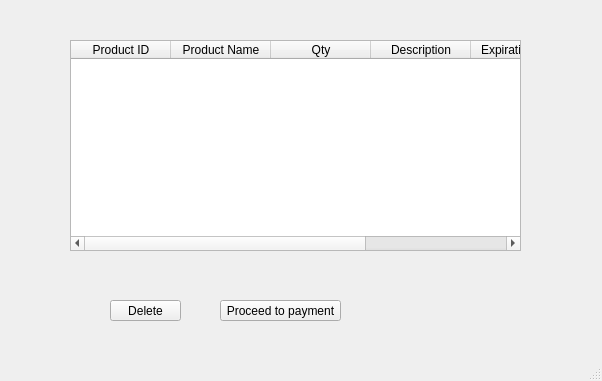
<?xml version="1.0" encoding="UTF-8"?>
<ui version="4.0">
 <class>MainWindow</class>
 <widget class="QMainWindow" name="MainWindow">
  <property name="geometry">
   <rect>
    <x>0</x>
    <y>0</y>
    <width>602</width>
    <height>381</height>
   </rect>
  </property>
  <property name="windowTitle">
   <string>MainWindow</string>
  </property>
  <widget class="QWidget" name="centralwidget">
   <widget class="QTableWidget" name="tableWidget">
    <property name="geometry">
     <rect>
      <x>70</x>
      <y>40</y>
      <width>451</width>
      <height>211</height>
     </rect>
    </property>
    <column>
     <property name="text">
      <string>Product ID</string>
     </property>
    </column>
    <column>
     <property name="text">
      <string>Product Name</string>
     </property>
    </column>
    <column>
     <property name="text">
      <string>Qty</string>
     </property>
    </column>
    <column>
     <property name="text">
      <string>Description</string>
     </property>
    </column>
    <column>
     <property name="text">
      <string>Expiration date</string>
     </property>
    </column>
    <column>
     <property name="text">
      <string>Price</string>
     </property>
    </column>
   </widget>
   <widget class="QPushButton" name="pushButton">
    <property name="geometry">
     <rect>
      <x>110</x>
      <y>300</y>
      <width>71</width>
      <height>21</height>
     </rect>
    </property>
    <property name="text">
     <string>Delete</string>
    </property>
   </widget>
   <widget class="QPushButton" name="pushButton_2">
    <property name="geometry">
     <rect>
      <x>220</x>
      <y>300</y>
      <width>121</width>
      <height>21</height>
     </rect>
    </property>
    <property name="text">
     <string>Proceed to payment</string>
    </property>
   </widget>
  </widget>
  <widget class="QMenuBar" name="menubar">
   <property name="geometry">
    <rect>
     <x>0</x>
     <y>0</y>
     <width>602</width>
     <height>18</height>
    </rect>
   </property>
  </widget>
  <widget class="QStatusBar" name="statusbar"/>
 </widget>
 <resources/>
 <connections/>
</ui>
